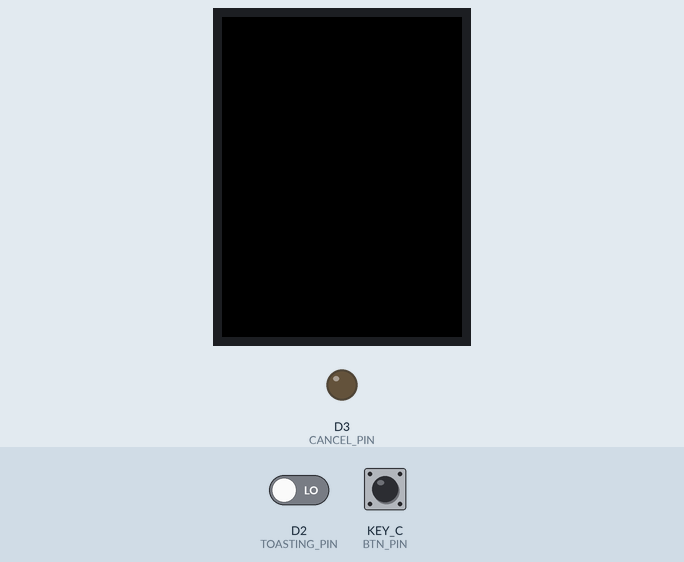
Recording of a sketch running on a simulated Seeed Wio Terminal. Shown: 320×240 colour display, output pins drawn as LEDs (lit = HIGH). Dashed ring = blinking. The inputs (shaded band) are chosen by the test bench; at power-on: D2 (TOASTING_PIN) LOW, KEY_C (BTN_PIN) HIGH.

Above: at 1.3 s.
1.4 s: D2 (TOASTING_PIN) driven HIGH
At 2.4 s:
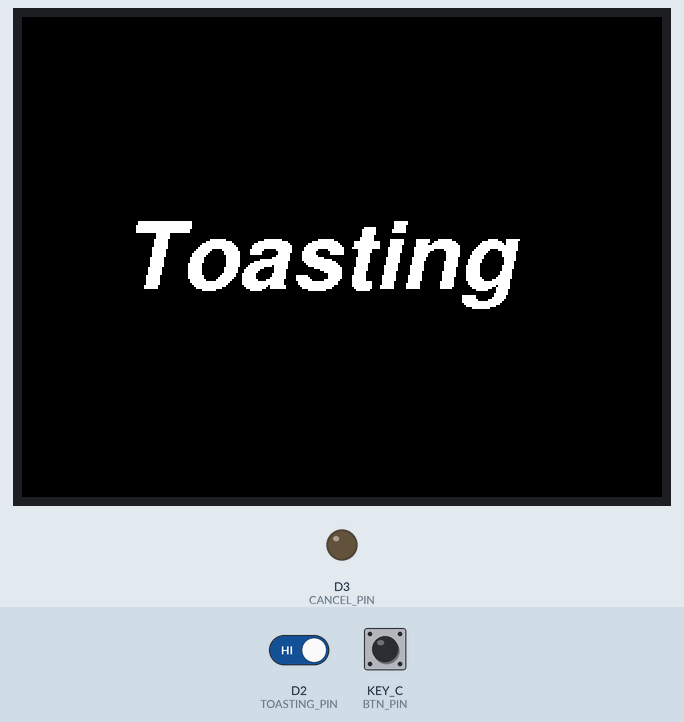
3.2 s: KEY_C (BTN_PIN) pulled LOW for 3.2 s
At 4.0 s:
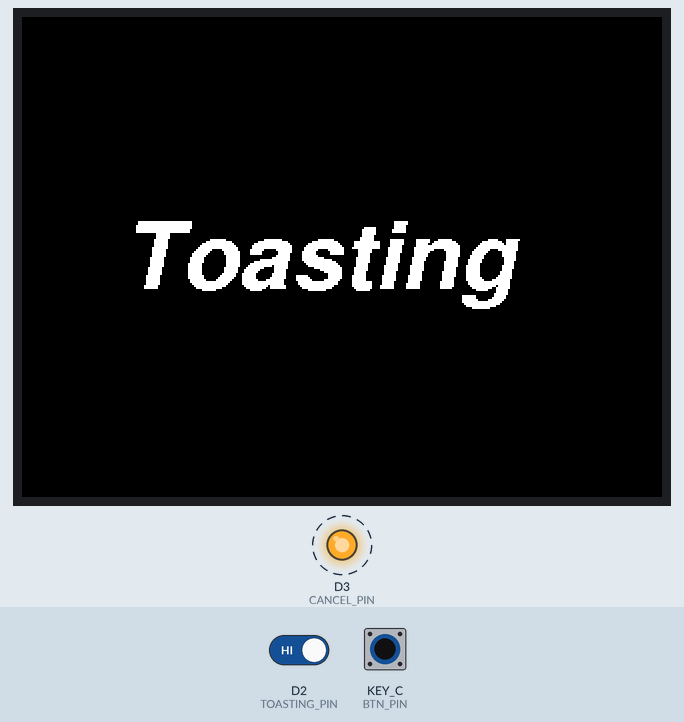
8.2 s: D2 (TOASTING_PIN) driven LOW
At 9.3 s:
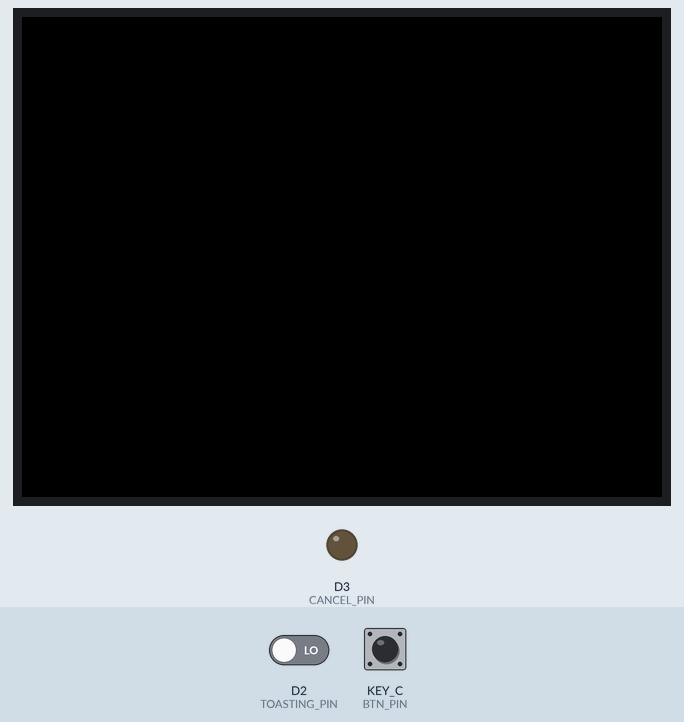
Timing chart, 0 to 11.2 s (numbered marks = the images above; inputs shaded):
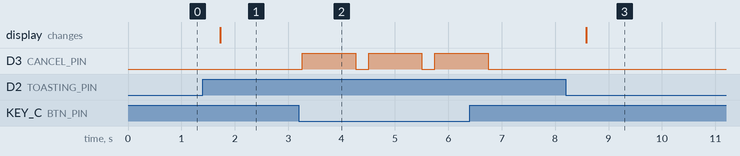

The sketch:

ptm-toaster-control-test.ino
```cpp
// (licence header left out)
// LCD library: comes with Wio Terminal package
#include "TFT_eSPI.h"

// Pin settings
#define TOASTING_PIN    D2
#define CANCEL_PIN      D3
#define BTN_PIN         WIO_KEY_C

// Global objects
static TFT_eSPI tft;                  // Wio Terminal LCD
static TFT_eSprite spr = TFT_eSprite(&tft); // Sprite buffer

void setup() {

  // Configure toaster pins
  pinMode(TOASTING_PIN, INPUT);
  pinMode(CANCEL_PIN, OUTPUT);
  pinMode(BTN_PIN, INPUT_PULLUP);

  // Configure LCD
  tft.begin();
  tft.setRotation(3);
  spr.createSprite(TFT_HEIGHT, TFT_WIDTH);
  spr.setTextColor(TFT_WHITE);
  spr.setFreeFont(&FreeSansBoldOblique24pt7b);
  spr.fillRect(0, 0, TFT_HEIGHT, TFT_WIDTH, TFT_BLACK);
}

void loop() {

  // See if we're toasting
  int toasting = digitalRead(TOASTING_PIN);
  if (toasting) {

    // Print to LCD
    spr.fillRect(0, 0, TFT_HEIGHT, TFT_WIDTH, TFT_BLACK);
    spr.drawString("Toasting", 50, 100);
    spr.pushSprite(0, 0);

    // Cancel if button is pressed
    if (digitalRead(BTN_PIN) == 0) {
      digitalWrite(CANCEL_PIN, HIGH);
      delay(1000);
      digitalWrite(CANCEL_PIN, LOW);
    }

  // If not toasting, clear LCD
  } else {
    spr.fillRect(0, 0, TFT_HEIGHT, TFT_WIDTH, TFT_BLACK);
    spr.pushSprite(0, 0);
  }

  delay(10);
}
```

Measured:
- after the input at 1.4 s, the display: changes after 0.33 s (image 1)
- after the input at 3.2 s, D3 (CANCEL_PIN): alternates HIGH for 1.0 s and LOW for 0.24 s, starting after 0.07 s
- after the input at 8.2 s, the display: changes after 0.38 s (image 3)
